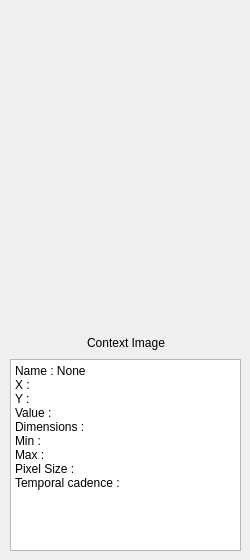
    <widget class="QWidget" name="Infotab">
     <attribute name="title">
      <string>Info</string>
     </attribute>
     <widget class="QWidget" name="layoutWidget">
      <property name="geometry">
       <rect>
        <x>10</x>
        <y>30</y>
        <width>231</width>
        <height>521</height>
       </rect>
      </property>
      <layout class="QVBoxLayout" name="verticalLayout_8">
       <item>
        <widget class="QWidget" name="widget" native="true">
         <property name="sizePolicy">
          <sizepolicy hsizetype="Preferred" vsizetype="MinimumExpanding">
           <horstretch>0</horstretch>
           <verstretch>0</verstretch>
          </sizepolicy>
         </property>
        </widget>
       </item>
       <item>
        <layout class="QHBoxLayout" name="horizontalLayout_15">
         <item>
          <spacer name="horizontalSpacer_3">
           <property name="orientation">
            <enum>Qt::Horizontal</enum>
           </property>
           <property name="sizeHint" stdset="0">
            <size>
             <width>40</width>
             <height>20</height>
            </size>
           </property>
          </spacer>
         </item>
         <item>
          <widget class="QLabel" name="contextlabel">
           <property name="text">
            <string>Context Image</string>
           </property>
          </widget>
         </item>
         <item>
          <spacer name="horizontalSpacer_4">
           <property name="orientation">
            <enum>Qt::Horizontal</enum>
           </property>
           <property name="sizeHint" stdset="0">
            <size>
             <width>40</width>
             <height>20</height>
            </size>
           </property>
          </spacer>
         </item>
        </layout>
       </item>
       <item>
        <widget class="QPlainTextEdit" name="InfoplainTextEdit">
         <property name="sizePolicy">
          <sizepolicy hsizetype="Preferred" vsizetype="Preferred">
           <horstretch>0</horstretch>
           <verstretch>0</verstretch>
          </sizepolicy>
         </property>
         <property name="readOnly">
          <bool>true</bool>
         </property>
         <property name="plainText">
          <string>Name : None
X : 
Y :
Value : 
Dimensions : 
Min : 
Max :
Pixel Size :
Temporal cadence :

</string>
         </property>
        </widget>
       </item>
      </layout>
     </widget>
    </widget>
